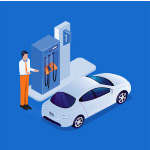
#> input picture ontap/images/cayxang.jpg, 150 x 150 px, found by its file name
$ python bt57.py
#> lines starting #> are read from the running program, lines starting #| are printed output that depends on the picture
import cv2
import numpy as np
import matplotlib.pyplot as plt
img=cv2.imread('.\images\\cayxang.jpg')
#> img is the input picture: shape (150, 150, 3); mean B, G, R 200.4, 122.1, 58.1
img_hsv=cv2.cvtColor(img,cv2.COLOR_BGR2HSV)
#> img_hsv: shape (150, 150, 3); mean H, S, V 105.6, 188.6, 203.2
h,s,v=cv2.split(img_hsv)
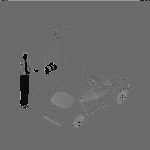
#> h: shape (150, 150); min 0, max 179, mean 105.6
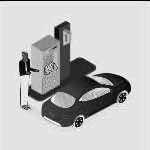
#> s: shape (150, 150); min 0, max 255, mean 188.6
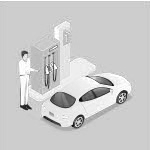
#> v: shape (150, 150); min 7, max 255, mean 203.2
hist_v = cv2.calcHist(v,[0],None,[256],[0,256])
#> hist_v = 256 values, max 147 at index 255, min 0 at index 0, mean 0.586
plt.plot(hist_v)
plt.title("hist kenh v")
plt.show()
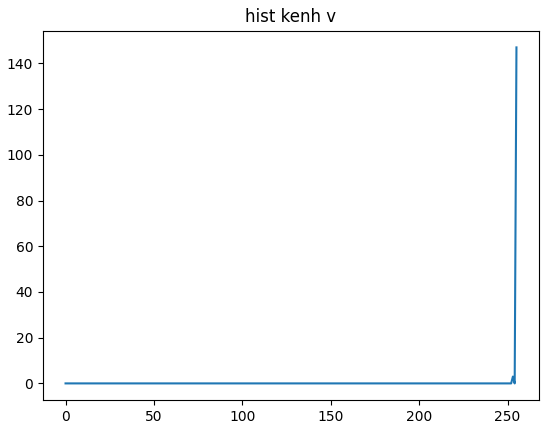
#> figure drawn by matplotlib, 1 panel; curve peaks at x = 255, y = 147
cv2.waitKey(0)
cv2.destroyAllWindows()
